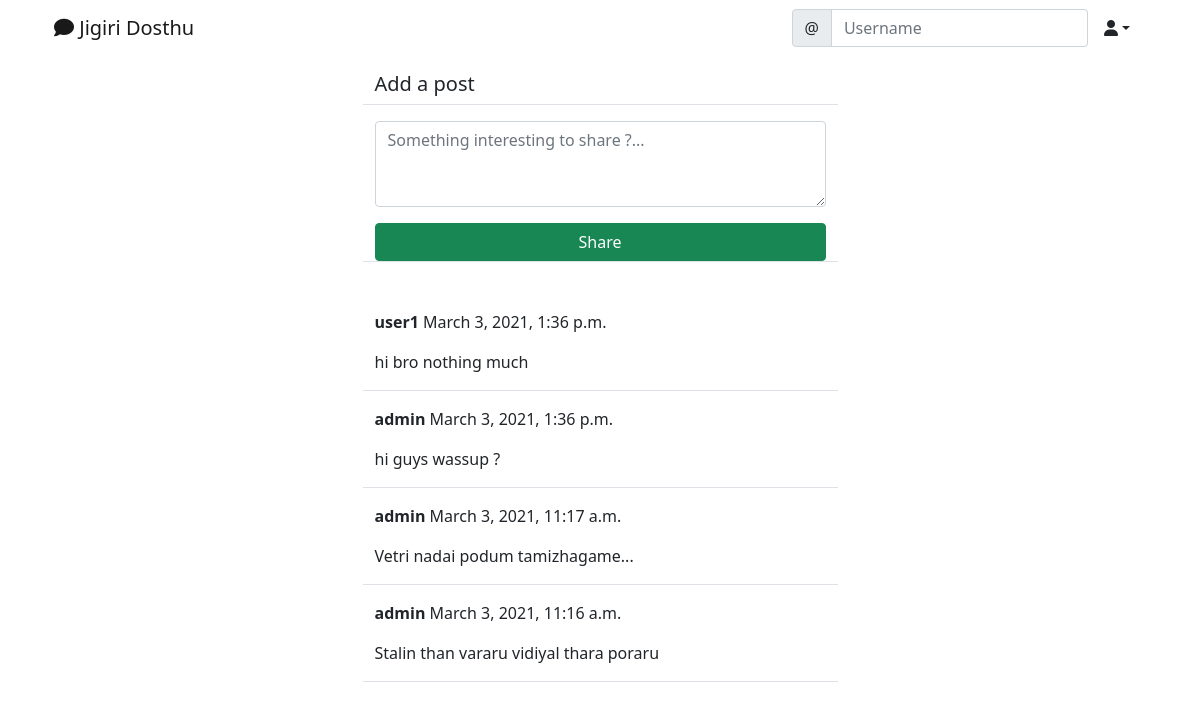
The app's page /social/ (signed in), older data.
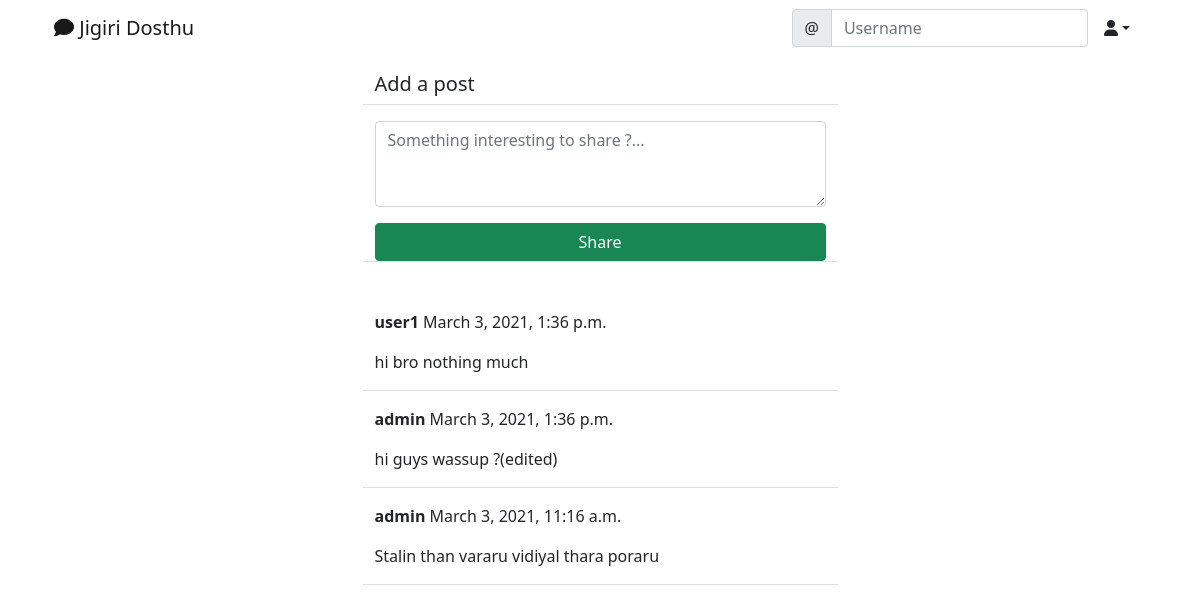
The same page, newer data.
### social/models.py (models this page shows)
class Post(models.Model):
    body = models.TextField()
    created_on = models.DateTimeField(default=timezone.now)
    author = models.ForeignKey(User, on_delete=models.CASCADE)

### social/views.py (the view, shortened to what this page needs)
# urls.py: path('', PostListView.as_view(), name='post-list'),
class PostListView(LoginRequiredMixin, View):
    def get(self, request, *args, **kwargs):
        posts = Post.objects.all().order_by('-created_on')
        form = PostForm()
        context = {
            'post_list': posts,
            'form': form,
        }
        return render(request, 'social/post_list.html', context)

### social/forms.py
class PostForm(forms.ModelForm):
    body = forms.CharField(
        label='',
        widget=forms.Textarea(attrs={
            'rows': 3,
            'placeholder': 'Something interesting to share ?...'
        })
    )
    class Meta:
        model = Post
        fields = ['body']

### social/templates/social/post_list.html (shortened to what this page needs)
{%extends 'landing/base.html'%}
{% load crispy_forms_tags %}
{% block content %}
<div class='container'>
    <div class='row justify-content-center mt-3'>
        <div class='col-md-5 col-sm-12 border-bottom'>
            <h5>Add a post</h5>
        </div>
    </div>
    <div class='row justify-content-center mt-3 mb-5'>
        <div class='col-md-5 col-sm-12 border-bottom'>
            <form method='POST'>
                {{ form | crispy }}
                <div class='d-grid gap-2'>
                    <button class='btn btn-success mt-3'>Share</button>
                </div>
            </form>
        </div>
    </div>
    {% for post in post_list %}
    <div class='row justify-content-center mt-3'>
        <div class='col-md-5 col-sm-12 border-bottom'>
            <p><strong>{{ post.author }}</strong> {{ post.created_on }}</p>
            <p>{{ post.body }}</p>
        </div>
    </div>
    {% endfor %}
</div>
{% endblock content %}

Row changes from the older to the newer data that the page shows:
removed Post: author "admin", created_on "March 3, 2021, 11:17 a.m.", body "Vetri nadai podum tamizhagame..."
changed Post: body "hi guys wassup ?" → "hi guys wassup ?(edited)"
